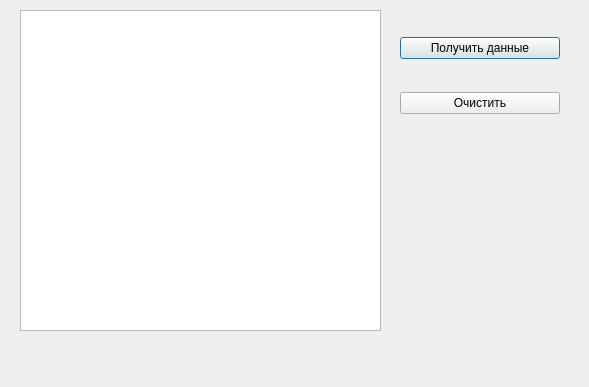
<?xml version="1.0" encoding="UTF-8"?>
<ui version="4.0">
 <class>Dialog</class>
 <widget class="QDialog" name="Dialog">
  <property name="geometry">
   <rect>
    <x>0</x>
    <y>0</y>
    <width>589</width>
    <height>387</height>
   </rect>
  </property>
  <property name="windowTitle">
   <string>Dialog</string>
  </property>
  <widget class="QWidget" name="verticalLayoutWidget">
   <property name="geometry">
    <rect>
     <x>400</x>
     <y>10</y>
     <width>160</width>
     <height>131</height>
    </rect>
   </property>
   <layout class="QVBoxLayout" name="verticalLayout">
    <item>
     <widget class="QPushButton" name="pushButton">
      <property name="text">
       <string>Получить данные</string>
      </property>
     </widget>
    </item>
    <item>
     <widget class="QPushButton" name="pushButton_2">
      <property name="text">
       <string>Очистить</string>
      </property>
     </widget>
    </item>
   </layout>
  </widget>
  <widget class="QTableWidget" name="tableWidget_2">
   <property name="geometry">
    <rect>
     <x>20</x>
     <y>10</y>
     <width>361</width>
     <height>321</height>
    </rect>
   </property>
  </widget>
 </widget>
 <resources/>
 <connections/>
</ui>
